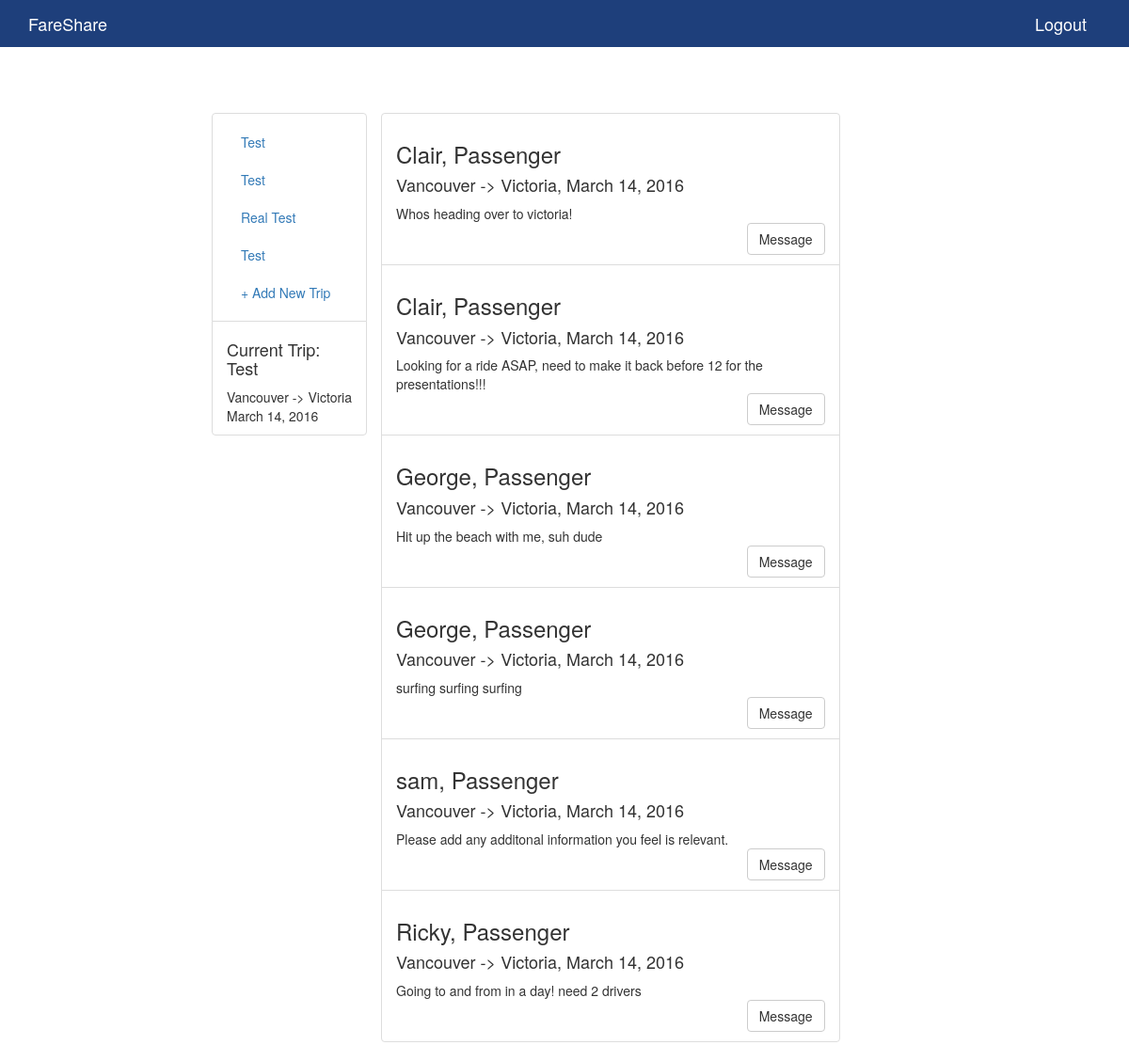
/main/userpage/?trip=32 (signed in), run on the app's committed database.
### main/models.py (models this page shows)
class Trip(models.Model):
    key = models.AutoField(primary_key=True)
    user = models.CharField(max_length=200)
    name =  models.CharField(max_length=200)
    origin = models.CharField(max_length=200)
    destination = models.CharField(max_length=200)
    date = models.DateField(null=True)
    date_posted = models.DateTimeField(null=True)
    active = models.BooleanField(default=True)
    num_passengers = models.IntegerField(default=0)
    msg = models.CharField(max_length=200)
    looktype = models.CharField(max_length=200)

### main/views.py (the view)
# urls.py: url(r'userpage/', views.userpage, name='userpage'),
def userpage(request):
    context = RequestContext(request)
    trips = None
    results = None
    usertrip=None
    if not request.user.is_authenticated():
         return HttpResponseRedirect('/main/login/')
    else:
        trips = Trip.objects.filter(user=request.user).values()
        tripid = request.GET.get('trip')
        if tripid != None:
            tripid = request.GET.get('trip')
            usertrip = Trip.objects.get(key=tripid)
            type = 'Driver'
            if usertrip.looktype == 'Driver':
                type = 'Passenger'
            qs = Trip.objects.exclude(user=request.user)
            qs = qs.filter(date=usertrip.date, looktype=type, origin=usertrip.origin, destination=usertrip.destination)
            results = qs.values()
        return render_to_response('main/user_page.html',{'trips':trips,'results':results, 'usertrip':usertrip }, context)

### templates/main/user_page.html (shortened to what this page needs)
{% extends 'base.html' %}
{% block navbar %}
    <div class="pull-xs-right">
        <a class="navbar-brand" href="logout/">Logout</a>
    </div>
{% endblock %}
{% block main %}
<div class="container-fluid margin-top">
    <div class="col-md-offset-2 col-md-2 sidebar">
         <ul class="nav nav-sidebar list-group-item">
             {% for trip in trips %}
                <li ><a href="/main/userpage/?trip={{trip.key}}"> {{trip.name}}</a></li>
             {% endfor %}
             <li><a href="/main/addtrip/"> + Add New Trip</a></li>
          </ul>
        {% if usertrip  %}
          <ul class="nav nav-sidebar list-group-item">
            <li><h4>Current Trip: {{usertrip.name}}</h4></li>
            <li><span>{{usertrip.origin}} -> {{usertrip.destination}}</span></li>
            <li><span>{{usertrip.date}}</span></li>
          </ul>
        {% endif %}
    </div>
     <div class="col-md-5">
            <div class="row  text-center margin-bot-19">
                {% if results %}
                <ul class="list-group">
                {% for result in results %}
                    <li class="list-group-item left ">
                        <h3 >{{result.user}}, {{result.looktype}}</h3>
                        <h4>{{result.origin}} -> {{result.destination}}, {{result.date}} </h4>
                        <div>
                            <span>{{result.msg}}</span>
                        </div>
                        <div class="right">
                         <button type="button" class="btn btn-default">Message</button>
                        </div>
                    </li>
                {% endfor %}
                </ul>
                {% else %}
                     <h4>There are no matches at this time :( </h4>
                {% endif %}
            </div>
{% endblock %}

### static/css/custom.css (style rules this page uses)
.pull-xs-right { float: right!important; }
.margin-top { margin-top: 70px; }
.right { text-align: right; }
.left { text-align: left; }
.navbar-default .navbar-brand { color: #FFF; }

### data on the page
Trip: name "Test"
Trip: name "Test"
Trip: name "Real Test"
Trip: name "Test", origin "Vancouver", destination "Victoria", date "March 14, 2016"
Trip: user "Clair", looktype "Passenger", origin "Vancouver", destination "Victoria", date "March 14, 2016", msg "Whos heading over to victoria!"
Trip: user "Clair", looktype "Passenger", origin "Vancouver", destination "Victoria", date "March 14, 2016", msg "Looking for a ride ASAP, need to make it back before 12 for the presentations!!!"
Trip: user "George", looktype "Passenger", origin "Vancouver", destination "Victoria", date "March 14, 2016", msg "Hit up the beach with me, suh dude"
Trip: user "George", looktype "Passenger", origin "Vancouver", destination "Victoria", date "March 14, 2016", msg "surfing surfing surfing"
Trip: user "sam", looktype "Passenger", origin "Vancouver", destination "Victoria", date "March 14, 2016", msg "Please add any additonal information you feel is relevant."
Trip: user "Ricky", looktype "Passenger", origin "Vancouver", destination "Victoria", date "March 14, 2016", msg "Going to and from in a day! need 2 drivers"
